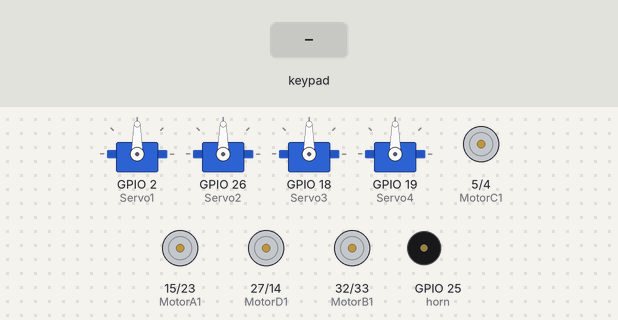
The sketch below on a simulated ESP32. On the bench: 4 × servo, motor-driver pin pairs drawn as motors (green arrow = first pin HIGH = forward, orange = second pin HIGH = backward, longer = more drive), buzzer (waves = sounding, pin HIGH). Inputs (shaded band) come from the test bench.

Above: at 1.2 s.
1.3 s: key 'U' pressed
At 1.54 s:
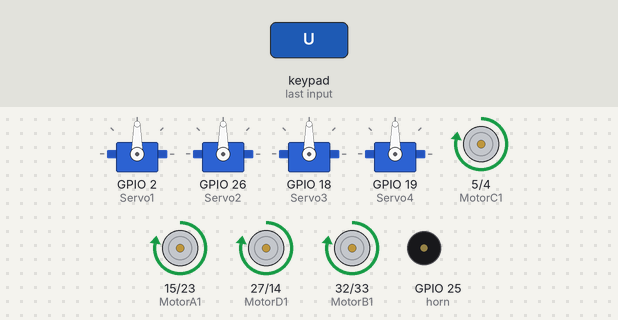
3.2 s: key 'D' pressed
At 3.44 s:
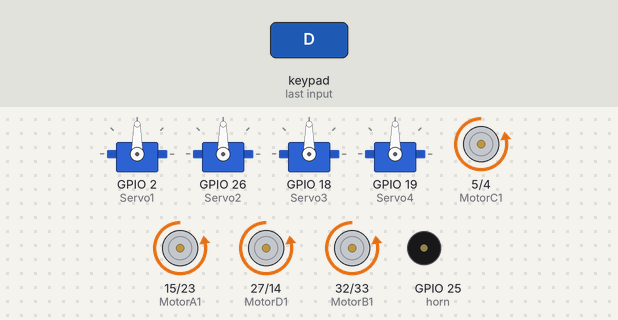
5.1 s: key 'L' pressed
At 5.34 s:
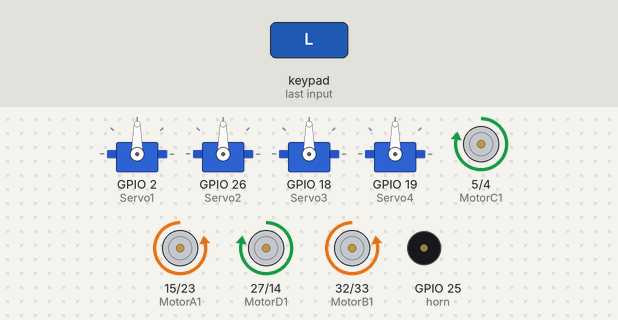
7.0 s: key 'R' pressed
At 7.24 s:
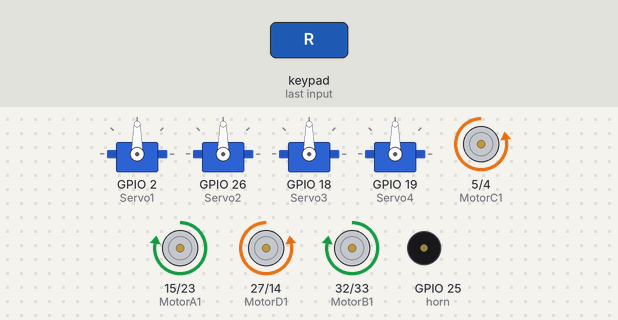
8.9 s: key 'X' pressed
At 9.1 s:
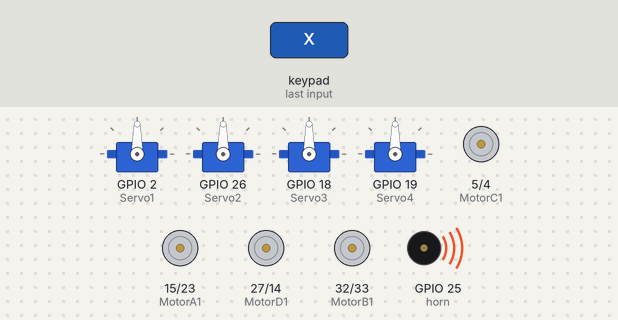
10.8 s: key 'O' pressed
At 13.3 s:
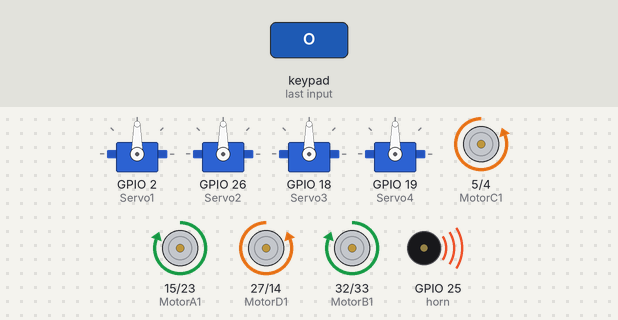
Timing chart, 0 to 14.8 s (numbered marks = the images above; inputs shaded):
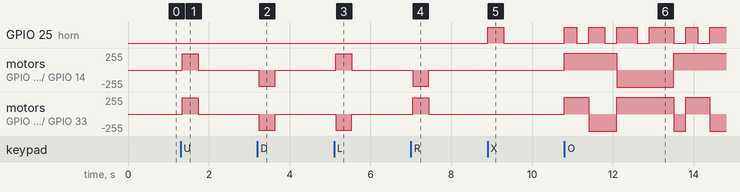

The sketch:

ArmBot.ino
```cpp
//"""REX 8in1 Arm Bot"""
// ESP32 Board Versiyonu 2.0.11 olmalıdır

#define CUSTOM_SETTINGS
#define INCLUDE_GAMEPAD_MODULE
#include <DabbleESP32.h>       // Dabble kütüphanesi - GamePad kontrolü için
#include <Arduino.h>
#include <ESP32Servo.h>        // Servo motor kontrol kütüphanesi

// Motor tipi enum'u tanımlanıyor: DC motor ya da Servo motor
enum MOTOR_TYPE {
  DC_MOTOR,
  SERVO_MOTOR
};

enum MOTOR_TYPE motorType = DC_MOTOR;  // Varsayılan motor tipi DC

// DC Motor Pin Tanımlamaları
#define MotorA1 15
#define MotorA2 23
#define MotorB1 32
#define MotorB2 33
#define MotorC1 5
#define MotorC2 4
#define MotorD1 27
#define MotorD2 14

// Servo motorların başlangıç pozisyonları
int position1 = 90;
int position2 = 90;
int position3 = 90;
int position4 = 90;

// Buzzer pini
int horn = 25;

// Servo motor tanımlamaları
Servo Servo1;
Servo Servo2;
Servo Servo3;
Servo Servo4;

void setup() {
  // PWM zamanlayıcılarının ayrılması
  ESP32PWM::allocateTimer(0);
  ESP32PWM::allocateTimer(1);
  ESP32PWM::allocateTimer(2);
  ESP32PWM::allocateTimer(3);

  // Servo motorlar için frekans ayarı
  Servo1.setPeriodHertz(50);
  Servo2.setPeriodHertz(50);
  Servo3.setPeriodHertz(50);
  Servo4.setPeriodHertz(50);

  pinMode(horn, OUTPUT);  // Buzzer çıkışı

  // Servo motor pin bağlantıları
  Servo1.attach(2, 600, 2500);
  Servo2.attach(26, 600, 2500);
  Servo3.attach(18, 600, 2500);
  Servo4.attach(19, 600, 2500);

  // Başlangıç pozisyonlarına getiriliyor
  Servo1.write(position1);
  Servo2.write(position2);
  Servo3.write(position3);
  Servo4.write(position4);

  // DC motor pinleri çıkış olarak ayarlanıyor
  pinMode(MotorA1, OUTPUT);
  pinMode(MotorA2, OUTPUT);
  pinMode(MotorB1, OUTPUT);
  pinMode(MotorB2, OUTPUT);
  pinMode(MotorC1, OUTPUT);
  pinMode(MotorC2, OUTPUT);
  pinMode(MotorD1, OUTPUT);
  pinMode(MotorD2, OUTPUT);

  // Seri haberleşme başlatılıyor
  Serial.begin(115200);

  // Bluetooth adı tanımlanıyor
  Dabble.begin("REX_ROBOT");
}

void loop() {
  Dabble.processInput();  // GamePad'den gelen veriler işleniyor
  stop();                 // Motorlar durduruluyor

  // SELECT tuşuna basıldığında Servo moda geçiliyor
  if (GamePad.isSelectPressed()) {
    motorType = SERVO_MOTOR;
    digitalWrite(horn, HIGH);
    delay(100);
    digitalWrite(horn, LOW);
    delay(1);

    int position1 = 90;
    int position2 = 90;
    int position3 = 90;
    int position4 = 90;
  }

  // START tuşuna basıldığında DC moda geçiliyor
  if (GamePad.isStartPressed()) {
    motorType = DC_MOTOR;
    digitalWrite(horn, HIGH);
    delay(100);
    digitalWrite(horn, LOW);
    delay(1);
    digitalWrite(horn, HIGH);
    delay(100);
    digitalWrite(horn, LOW);
    delay(1);
  }

  // Motor tipi değişkenine göre ilgili fonksiyonlar çağrılıyor
  switch (motorType) {
    case DC_MOTOR:
      dc_motor();
      break;
    case SERVO_MOTOR:
      servo_motor();
      break;
  }

  // Açıyı, yönü ve joystick verilerini okuyabilirsin (şu an yorum satırı)
}

void servo_motor() {
  // GamePad yön tuşlarına göre servo motor pozisyonları ayarlanıyor
  if (GamePad.isUpPressed() && position2 > 0) position2--;
  if (GamePad.isDownPressed() && position2 < 140) position2++;
  if (GamePad.isRightPressed() && position1 < 140) position1++;
  if (GamePad.isLeftPressed() && position1 > 40) position1--;

  if (GamePad.isSquarePressed() && position4 < 160) position4++;
  if (GamePad.isCirclePressed() && position4 > 90) position4--;
  if (GamePad.isCrossPressed() && position3 > 30) position3--;
  if (GamePad.isTrianglePressed() && position3 < 150) position3++;

  delay(10);  // Küçük bir bekleme

  // Güncel pozisyonlar servo motorlara gönderiliyor
  Servo1.write(position1);
  Servo2.write(position2);
  Servo3.write(position3);
  Servo4.write(position4);
}

void dc_motor() {
  // Yön tuşlarına göre hareketler
  if (GamePad.isUpPressed()) forward();
  if (GamePad.isDownPressed()) backward();
  if (GamePad.isLeftPressed()) left();
  if (GamePad.isRightPressed()) right();

  // SQUARE tuşu boş bırakılmış

  // CIRCLE tuşuna basıldığında özel hareketler ve ses efekti
  if (GamePad.isCirclePressed()) {
    for (int i = 0; i < 3; i++) {
      forward(); digitalWrite(horn, HIGH); delay(300); digitalWrite(horn, LOW); delay(300);
      left(); digitalWrite(horn, HIGH); delay(400); digitalWrite(horn, LOW); delay(300);
      right(); digitalWrite(horn, HIGH); delay(500); digitalWrite(horn, LOW); delay(300);
      digitalWrite(horn, HIGH); delay(600); digitalWrite(horn, LOW);
      left(); delay(300);
    }
  }

  // CROSS tuşu -> korna çalar
  if (GamePad.isCrossPressed()) {
    digitalWrite(horn, HIGH);
    delay(200);
    digitalWrite(horn, LOW);
  }

  // TRIANGLE tuşu -> tüm servo motorları ortalar
  if (GamePad.isTrianglePressed()) {
    Servo1.write(90);
    Servo2.write(90);
    Servo3.write(90);
    Servo4.write(90);
  }
}

// İleri yönde hareket
void forward() {
  digitalWrite(MotorA1, HIGH); digitalWrite(MotorA2, LOW);
  digitalWrite(MotorB1, HIGH); digitalWrite(MotorB2, LOW);
  digitalWrite(MotorC1, HIGH); digitalWrite(MotorC2, LOW);
  digitalWrite(MotorD1, HIGH); digitalWrite(MotorD2, LOW);
}

// Sağ dönüş
void right() {
  digitalWrite(MotorA1, HIGH); digitalWrite(MotorA2, LOW);
  digitalWrite(MotorB1, HIGH); digitalWrite(MotorB2, LOW);
  digitalWrite(MotorC1, LOW); digitalWrite(MotorC2, HIGH);
  digitalWrite(MotorD1, LOW); digitalWrite(MotorD2, HIGH);
}

// Sol dönüş
void left() {
  digitalWrite(MotorA1, LOW); digitalWrite(MotorA2, HIGH);
  digitalWrite(MotorB1, LOW); digitalWrite(MotorB2, HIGH);
  digitalWrite(MotorC1, HIGH); digitalWrite(MotorC2, LOW);
  digitalWrite(MotorD1, HIGH); digitalWrite(MotorD2, LOW);
}

// Tüm motorları durdur
void stop() {
  digitalWrite(MotorA1, LOW); digitalWrite(MotorA2, LOW);
  digitalWrite(MotorB1, LOW); digitalWrite(MotorB2, LOW);
  digitalWrite(MotorC1, LOW); digitalWrite(MotorC2, LOW);
  digitalWrite(MotorD1, LOW); digitalWrite(MotorD2, LOW);
}

// Geri git
void backward() {
  digitalWrite(MotorA1, LOW); digitalWrite(MotorA2, HIGH);
  digitalWrite(MotorB1, LOW); digitalWrite(MotorB2, HIGH);
  digitalWrite(MotorC1, LOW); digitalWrite(MotorC2, HIGH);
  digitalWrite(MotorD1, LOW); digitalWrite(MotorD2, HIGH);
}
```

Measured:
- after the input at 1.3 s, motor on GPIO 5 (MotorC1) / GPIO 4 (MotorC2), motor on GPIO 15 (MotorA1) / GPIO 23 (MotorA2), motor on GPIO 27 (MotorD1) / GPIO 14 (MotorD2), motor on GPIO 32 (MotorB1) / GPIO 33 (MotorB2): stopped → forward 245/255 at once, → stopped 0.40 s later
- after the input at 3.2 s, motor on GPIO 5 (MotorC1) / GPIO 4 (MotorC2), motor on GPIO 15 (MotorA1) / GPIO 23 (MotorA2), motor on GPIO 27 (MotorD1) / GPIO 14 (MotorD2), motor on GPIO 32 (MotorB1) / GPIO 33 (MotorB2): stopped → backward 245/255 at once, → stopped 0.40 s later
- after the input at 5.1 s, motor on GPIO 5 (MotorC1) / GPIO 4 (MotorC2), motor on GPIO 27 (MotorD1) / GPIO 14 (MotorD2): stopped → forward 245/255 at once, → stopped 0.40 s later; motor on GPIO 15 (MotorA1) / GPIO 23 (MotorA2), motor on GPIO 32 (MotorB1) / GPIO 33 (MotorB2): stopped → backward 245/255 at once, → stopped 0.40 s later
- after the input at 7.0 s, motor on GPIO 5 (MotorC1) / GPIO 4 (MotorC2), motor on GPIO 27 (MotorD1) / GPIO 14 (MotorD2): stopped → backward 245/255 at once, → stopped 0.40 s later; motor on GPIO 15 (MotorA1) / GPIO 23 (MotorA2), motor on GPIO 32 (MotorB1) / GPIO 33 (MotorB2): stopped → forward 245/255 at once, → stopped 0.40 s later
- after the input at 8.9 s, GPIO 25 (horn): LOW → HIGH at once, → LOW 0.40 s later
- after the input at 10.8 s, GPIO 25 (horn): LOW → HIGH at once, → LOW 0.30 s later, → HIGH 0.30 s later, → LOW 0.40 s later, … (11 changes in this stretch); motor on GPIO 5 (MotorC1) / GPIO 4 (MotorC2): stopped → forward 255/255 at once, → backward 255/255 1.3 s later, → forward 255/255 1.4 s later
